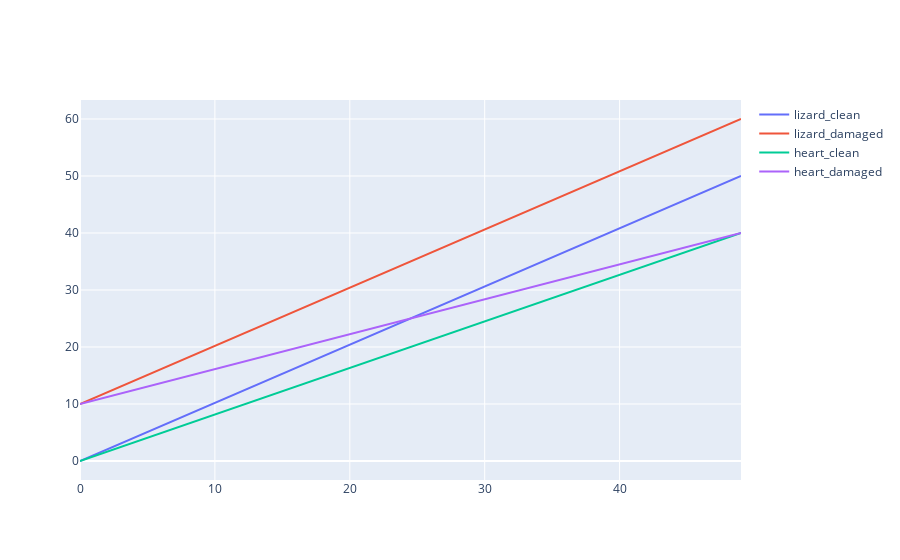

Notebook code for this chart:
### Code cell
import plotly.express as px
import numpy as np
import plotly.graph_objects as go

data = {"lizard": {
        "clean": np.linspace(0,50,50),
        "damaged": np.linspace(10,60,50)
},
       "heart": {
          "clean": np.linspace(0,40,50),
          "damaged": np.linspace(10,40,50)
       }}
# df = px.data.iris()
fig = go.Figure()
# print(data.keys())

for emoji_name, emoji_dict in data.items():
  for key, value in emoji_dict.items():
    fig.add_trace(go.Scatter(y=value,mode="lines",name=f"{emoji_name}_{key}"))
# fig.add
# fig = px.line(df, x=df.index, y="sepal_length", color="species")
fig.show()

# print(df.index[12])
# print(type(df))
# print(df)
# print(df["sepal_width"])

### Figure 1 — Plotly figure (JSON) as saved in the notebook; plotly's stock layout.template omitted (floating-point values rounded to 4 significant figures)
{"data": [{"mode": "lines", "name": "lizard_clean", "type": "scatter", "y": [0, 1.02, 2.041, 3.061, 4.082, 5.102, 6.122, 7.143, 8.163, 9.184, 10.2, 11.22, 12.24, 13.27, 14.29, 15.31, 16.33, 17.35, 18.37, 19.39, 20.41, 21.43, 22.45, 23.47, 24.49, 25.51, 26.53, 27.55, 28.57, 29.59, 30.61, 31.63, 32.65, 33.67, 34.69, 35.71, 36.73, 37.76, 38.78, 39.8, 40.82, 41.84, 42.86, 43.88, 44.9, 45.92, 46.94, 47.96, 48.98, 50]}, {"mode": "lines", "name": "lizard_damaged", "type": "scatter", "y": [10, 11.02, 12.04, 13.06, 14.08, 15.1, 16.12, 17.14, 18.16, 19.18, 20.2, 21.22, 22.24, 23.27, 24.29, 25.31, 26.33, 27.35, 28.37, 29.39, 30.41, 31.43, 32.45, 33.47, 34.49, 35.51, 36.53, 37.55, 38.57, 39.59, 40.61, 41.63, 42.65, 43.67, 44.69, 45.71, 46.73, 47.76, 48.78, 49.8, 50.82, 51.84, 52.86, 53.88, 54.9, 55.92, 56.94, 57.96, 58.98, 60]}, {"mode": "lines", "name": "heart_clean", "type": "scatter", "y": [0, 0.8163, 1.633, 2.449, 3.265, 4.082, 4.898, 5.714, 6.531, 7.347, 8.163, 8.98, 9.796, 10.61, 11.43, 12.24, 13.06, 13.88, 14.69, 15.51, 16.33, 17.14, 17.96, 18.78, 19.59, 20.41, 21.22, 22.04, 22.86, 23.67, 24.49, 25.31, 26.12, 26.94, 27.76, 28.57, 29.39, 30.2, 31.02, 31.84, 32.65, 33.47, 34.29, 35.1, 35.92, 36.73, 37.55, 38.37, 39.18, 40]}, {"mode": "lines", "name": "heart_damaged", "type": "scatter", "y": [10, 10.61, 11.22, 11.84, 12.45, 13.06, 13.67, 14.29, 14.9, 15.51, 16.12, 16.73, 17.35, 17.96, 18.57, 19.18, 19.8, 20.41, 21.02, 21.63, 22.24, 22.86, 23.47, 24.08, 24.69, 25.31, 25.92, 26.53, 27.14, 27.76, 28.37, 28.98, 29.59, 30.2, 30.82, 31.43, 32.04, 32.65, 33.27, 33.88, 34.49, 35.1, 35.71, 36.33, 36.94, 37.55, 38.16, 38.78, 39.39, 40]}], "layout": {}}
